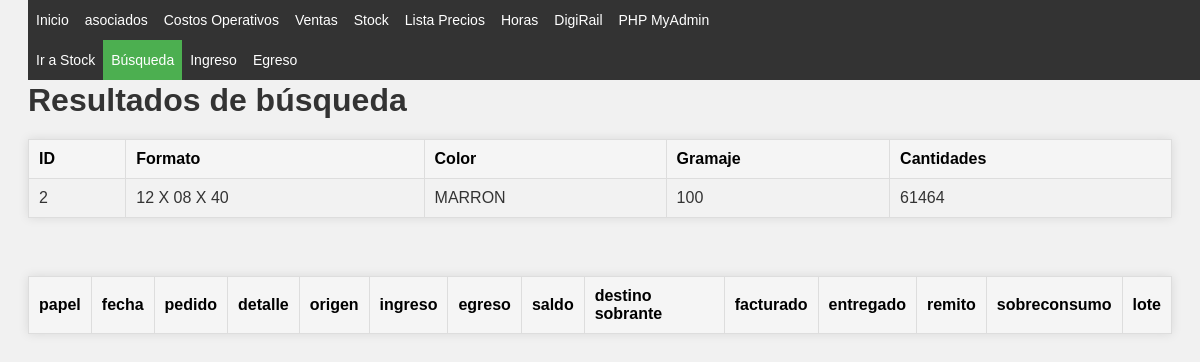
Page /Stock/busqueda.php?ID_formato=2 on the committed database.
### tables this page shows
CREATE TABLE `tabla_1` (
  `ID_formato` int(11) NOT NULL,
  `formato` varchar(14) NOT NULL,
  `color` varchar(11) NOT NULL,
  `gramaje` int(11) NOT NULL,
  `cantidades` int(11) NOT NULL,
  `manijas` bit(1) NOT NULL,
  `fechatiempo` TIMESTAMP DEFAULT CURRENT_TIMESTAMP ON UPDATE CURRENT_TIMESTAMP
);

### Stock/busqueda.php (the view, shortened to what this page needs)
<?php
require "../includes/header.php";
require_once 'conn.php';
$ID_formato = intval($_GET['ID_formato']);
$query1 = "SELECT * FROM tabla_1 WHERE ID_formato = $ID_formato ";
$result1 = mysqli_query($conn, $query1);
?>
<!DOCTYPE html>
<html>
<head>
    <link rel="stylesheet" href="../CSS/style.css">
</head>
<body>
    <div class='topnav2'>
    <ul>
        <li class="<?php echo (basename($_SERVER['PHP_SELF']) == '../stock.php')       ? 'active' : ''; ?>">   <a href='../stock.php'                                             >Ir a Stock    </a></li>
        <li class="<?php echo (basename($_SERVER['PHP_SELF']) == 'busqueda.php')    ? 'active' : ''; ?>">   <a href='busqueda.php?ID_formato=   <?php echo $ID_formato;?>'  >Búsqueda       </a></li>
        <li class="<?php echo (basename($_SERVER['PHP_SELF']) == 'ingreso.php')     ? 'active' : ''; ?>">   <a href='ingreso.php?ID_formato=    <?php echo $ID_formato;?>'  >Ingreso        </a></li>
        <li class="<?php echo (basename($_SERVER['PHP_SELF']) == 'egreso.php')      ? 'active' : ''; ?>">   <a href='egreso.php?ID_formato=     <?php echo $ID_formato;?>'  >Egreso         </a></li>
    </ul>
</div>
    <h1>Resultados de búsqueda</h1>
    <table>
        <tr>
            <th>ID</th>
            <th>Formato</th>
            <th>Color</th>
            <th>Gramaje</th>
            <th>Cantidades</th>
        </tr>
        <?php while ($row = mysqli_fetch_assoc($result1)) { ?>
            <tr>
                <td><?php echo $row['ID_formato'];  ?></td>
                <td><?php echo $row['formato'];     ?></td>
                <td><?php echo $row['color'];       ?></td>
                <td><?php echo $row['gramaje'];     ?></td>
                <td><?php echo $row['cantidades'];  ?></td>
            </tr>
        <?php } ?>
    </table>
    <br>
    <table>
        <tr>
            <th>papel   </th>
            <th>fecha   </th>
            <th>pedido  </th>
            <th>detalle </th>
            <th>origen  </th>
            <th>ingreso </th>
            <th>egreso  </th>
            <th>saldo   </th>
            <th>destino	sobrante</th>
            <th>facturado</th>
            <th>entregado</th>
            <th>remito  </th>
            <th>sobreconsumo</th>
            <th>lote    </th>
        </tr>
    </table>
</body>
</html>

### CSS/index.css (style rules this page uses)
body { font-family: verdana; resize: none; }
h1, #cabecera p { margin: 0; padding: 0; }

### CSS/style.css (style rules this page uses)
body { font-family: Arial, sans-serif; background-color: #f4f4f4; color: #333; }
table { border-collapse: collapse; width: 80%; margin: 20px auto; background-color: #ffffff; box-shadow: 0 0 10px rgba(0,0,0,0.1); }
th, td { border: 1px solid #ddd; padding: 8px; text-align: left; }
th { background-color: #e9e9e9; color: #000; }
tr:nth-child(even) { background-color: #f2f2f2; }
body { font-family: Arial, sans-serif; background-color: #f1f1f1; padding: 20px; }
h1 { color: #333; }
table { width: 100%; border-collapse: collapse; margin-top: 20px; }
table th, table td { padding: 10px; text-align: left; border: 1px solid #ddd; }
table th { background-color: #f5f5f5; }
.topnav2 ul { list-style-type: none; margin: 0; padding: 0; overflow: hidden; background-color: #333; position: fixed; top: 0; width: 100%; margin-top: 40px; }
.topnav2 li { float: left; font-size: 16px; }
.topnav2 li a { display: block; color: white; text-align: center; padding: 12px 8px; text-decoration: none; }
.topnav2 .active { background-color: #4CAF50; }
@media screen and (max-width: 1275px) { .topnav2 li { font-size: 15px; } }
@media screen and (max-width: 1200px) { .topnav2 li { font-size: 14px; } }

### rows in the picture
tabla_1: ID_formato "2", formato "12 X 08 X 40", color "MARRON", gramaje "100", cantidades "61464"
